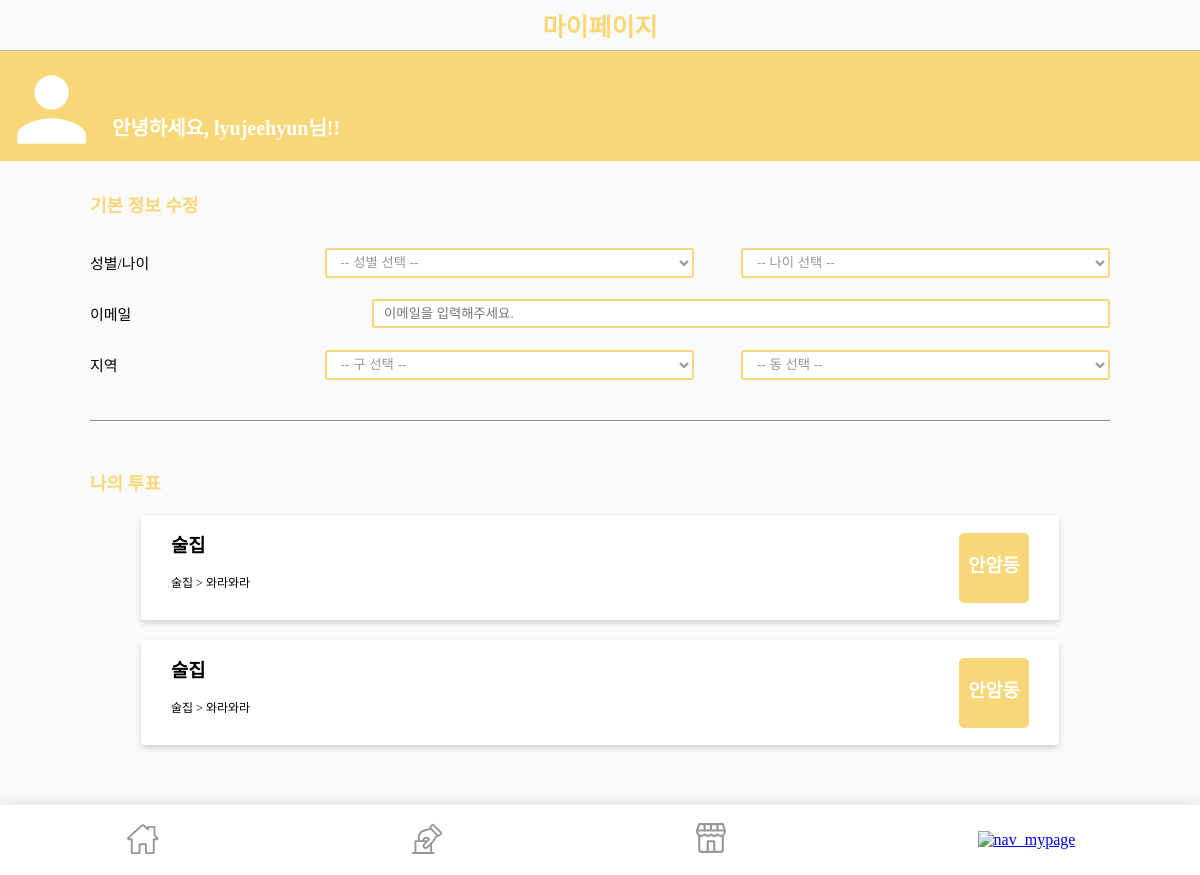
Page /mypage/ (signed in) on the committed database.
### app/models.py (models this page shows)
class Vote(models.Model):
    owner = models.ForeignKey(User, on_delete = models.CASCADE, related_name = "vote")
    image = models.TextField(null = True)
    big_category = models.TextField(null = True)
    small_category= models.TextField(null = True)
    location_dong = models.TextField(null = True)
    title = models.TextField(null = True)

### app/views.py (the view)
# urls.py: path('mypage/', views.mypage, name="mypage"),
def mypage(request):
    custom_user = Custom_user.objects.all()
    semi_votes = Vote.objects.all()
    semi_array =[]
    for semi_vote in semi_votes:
        if semi_vote.owner == request.user:
            semi_array.append(semi_vote)
    return render(request, "mypage.html", {"Votes":semi_array})

### app/templates/mypage.html (shortened to what this page needs)
{% extends 'base.html' %}
{% load socialaccount %}
{% block css %}
    {% load static %}
    <link rel="stylesheet" type="text/css" href="{% static 'mypage.css' %}">
{% endblock css %}
{% block header %}
{% if user.is_authenticated %}
<h1>마이페이지</h1>
{% else %}
<h1>로그인</h1>
{% endif %}
{% endblock header %}
{% block content %}
<div class="container">
    {% if user.is_authenticated %}
    <div class="welcome">
        <img src="{% static 'mypage_user.svg' %}" alt="mypage_user">
        <p>안녕하세요, {{ user.username }}님!!</p>
    </div>
    <div class="user_info">
        <div class="basic_info">
            <h2>기본 정보 수정</h2>
                <div class="gender_age">
                    <p>성별/나이</p>
                    <div class="select_gender_age">
                        <select name='gender'>
                            <option value='' selected>-- 성별 선택 --</option>
                        </select>
                        <select name='age'>
                            <option value='' selected>-- 나이 선택 --</option>
                        </select>
                    </div>
                </div>
                <div class="email">
                    <p>이메일</p>
                    <input type="text" name="email" placeholder="이메일을 입력해주세요.">
                </div>
                <div class="location">
                    <p>지역</p>
                    <div class="select_location">
                        <select name='location_gu'>
                            <option value='' selected>-- 구 선택 --</option>
                        </select>
                        <select name='location_dong'>
                            <option value='' selected>-- 동 선택 --</option>
                        </select>
                    </div>
                </div>
        </div>
        <br>
        <div class="my_votes">
            <h2>나의 투표</h2>
            {% for semi_result in Votes %}
            <div class="votes">
                <div class="shop">
                    <h3>{{semi_result.big_category}}</h3>
                    <h4>{{semi_result.small_category}} > {{semi_result.title}}</p>
                </div>
                <div class="selected_location">
                    <h3>{{semi_result.location_dong}}</h3>
                </div>
            </div>
            {% endfor %}
        </div>
    </div>
    {% endif %}
</div>
{% endblock content %}

### app/static/base.css (style rules this page uses)
body { width: 100%; background-color: #FAFAFA; margin: 0px auto; font-family: AppleSDGothicNeo, 'NanumGothic'; }
header h1 { font-size: 25px; font-weight: 700; margin: 0px auto; }

### app/static/mypage.css (style rules this page uses)
.welcome { height: 110px; background-color: #f7d777; display: flex; flex-direction: row; align-items: flex-end; }
.welcome p { color: white; font-size: 20px; font-weight: 700; margin-left: 10px; }
.user_info { width: 85%; margin: 0 auto; display: flex; flex-direction: column; justify-content: flex-start; }
.user_info h2 { color: #f7d777; font-size: 18px; font-weight: 700; margin: 0 0 20px 0; }
.user_info p { font-size: 15px; }
.basic_info { padding: 30px 0; border-bottom: 0.7px solid rgb(140, 140, 140); }
.gender_age, .email, .location { display: flex; flex-direction: row; justify-content: space-between; align-items: center; }
.select_gender_age { width: 77%; display: flex; flex-direction: row; justify-content: space-between; }
.select_gender_age select { color: #95989a; width: 47%; height: 30px; padding: 0 10px; border-radius: 3px; border: 2px solid #f7d777; background-color: white; }
.email input { color: #95989a; width: 70%; height: 25px; padding: 0 10px; border-radius: 3px; border: 2px solid #f7d777; background-color: white; }
.select_location { width: 77%; display: flex; flex-direction: row; justify-content: space-between; }
.select_location select { color: #95989a; width: 47%; height: 30px; padding: 0 10px; border-radius: 3px; border: 2px solid #f7d777; background-color: white; }
.my_votes { padding: 30px 0; }
.votes { width: 90%; height: 105px; margin: 20px auto; padding: 10px 30px; box-sizing: border-box; border-radius: 3px; box-shadow: 0 3px 6px 0 rgba(0, 0, 0, 0.16); background-color: #ffffff; display: flex; flex-direction: row; align-items: center; justify-content: space-between; }
.votes h3, h4 { margin: 8px 0; }
.votes h4 { font-size: 12px; font-weight: 300; }
.shop { display: flex; flex-direction: column; justify-content: flex-start; }
.selected_location { background-color: #f7d777; width: 70px; height: 70px; border-radius: 5px; color: white; text-align: center; line-height: 50px; }

### rows in the picture
Vote: big_category "술집", small_category "술집", title "와라와라", location_dong "안암동"
Vote: big_category "술집", small_category "술집", title "와라와라", location_dong "안암동"

### other values in the picture
{{ user.username }} "lyujeehyun"
